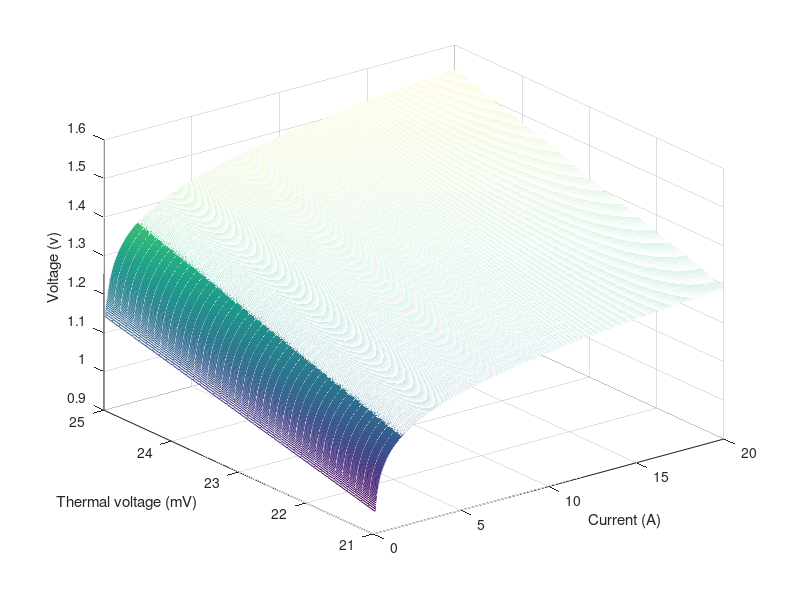

The MATLAB script that drew this image:
%% Initialize Parameters
clc;
clear;
I=0.1:0.01:20; %set the voltage range
IS=25e-9; %set the reverse current
N = 3; %set the emission coefficient
Vt = [21:0.1:25]; %set the thermal voltage range, mV
%% Plot I to V-Vt ECE456/556 Mechatronics, HW 2 3
[X1,Y1]=meshgrid(I,Vt); %produce the coordinates of a rectangular grid from range of voltage and thermal voltage
V= (N*10^(-3)*Y1) .* log((X1/IS) + 1);
figure(1); %create a new figure;
mesh(X1,Y1,V); %draw the 3D graph
zlabel('Voltage (v)'); %label the x-axis
ylabel('Thermal voltage (mV)'); %label the y-axis
xlabel('Current (A)'); %label the z-axis